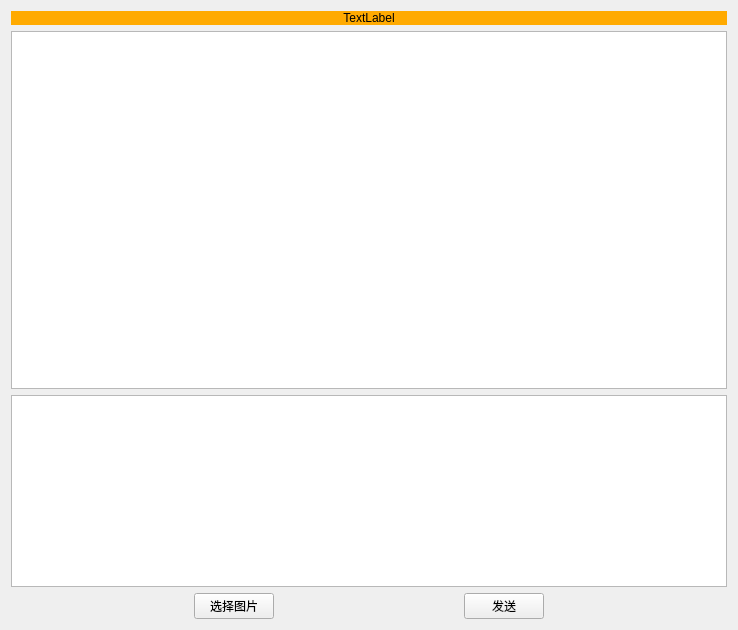
<?xml version="1.0" encoding="UTF-8"?>
<ui version="4.0">
 <class>chatWindow</class>
 <widget class="QWidget" name="chatWindow">
  <property name="geometry">
   <rect>
    <x>0</x>
    <y>0</y>
    <width>738</width>
    <height>630</height>
   </rect>
  </property>
  <property name="windowTitle">
   <string>Form</string>
  </property>
  <layout class="QVBoxLayout" name="verticalLayout">
   <item>
    <widget class="QLabel" name="label_channelName">
     <property name="styleSheet">
      <string notr="true">QLabel{
background-color:rgb(255, 170, 0);
}</string>
     </property>
     <property name="text">
      <string>TextLabel</string>
     </property>
     <property name="textFormat">
      <enum>Qt::RichText</enum>
     </property>
     <property name="alignment">
      <set>Qt::AlignCenter</set>
     </property>
    </widget>
   </item>
   <item>
    <widget class="QTextBrowser" name="textBrowser_show">
     <property name="sizePolicy">
      <sizepolicy hsizetype="Expanding" vsizetype="Expanding">
       <horstretch>0</horstretch>
       <verstretch>1</verstretch>
      </sizepolicy>
     </property>
    </widget>
   </item>
   <item>
    <widget class="QTextEdit" name="textEdit_input"/>
   </item>
   <item>
    <layout class="QHBoxLayout" name="horizontalLayout">
     <item>
      <spacer name="horizontalSpacer_2">
       <property name="orientation">
        <enum>Qt::Horizontal</enum>
       </property>
       <property name="sizeHint" stdset="0">
        <size>
         <width>40</width>
         <height>20</height>
        </size>
       </property>
      </spacer>
     </item>
     <item>
      <widget class="QPushButton" name="pushButton_sendImg">
       <property name="text">
        <string>选择图片</string>
       </property>
      </widget>
     </item>
     <item>
      <spacer name="horizontalSpacer">
       <property name="orientation">
        <enum>Qt::Horizontal</enum>
       </property>
       <property name="sizeHint" stdset="0">
        <size>
         <width>40</width>
         <height>20</height>
        </size>
       </property>
      </spacer>
     </item>
     <item>
      <widget class="QPushButton" name="pushButton_send">
       <property name="sizePolicy">
        <sizepolicy hsizetype="Minimum" vsizetype="Fixed">
         <horstretch>0</horstretch>
         <verstretch>0</verstretch>
        </sizepolicy>
       </property>
       <property name="text">
        <string>发送</string>
       </property>
      </widget>
     </item>
     <item>
      <spacer name="horizontalSpacer_3">
       <property name="orientation">
        <enum>Qt::Horizontal</enum>
       </property>
       <property name="sizeHint" stdset="0">
        <size>
         <width>40</width>
         <height>20</height>
        </size>
       </property>
      </spacer>
     </item>
    </layout>
   </item>
  </layout>
 </widget>
 <resources/>
 <connections/>
</ui>
